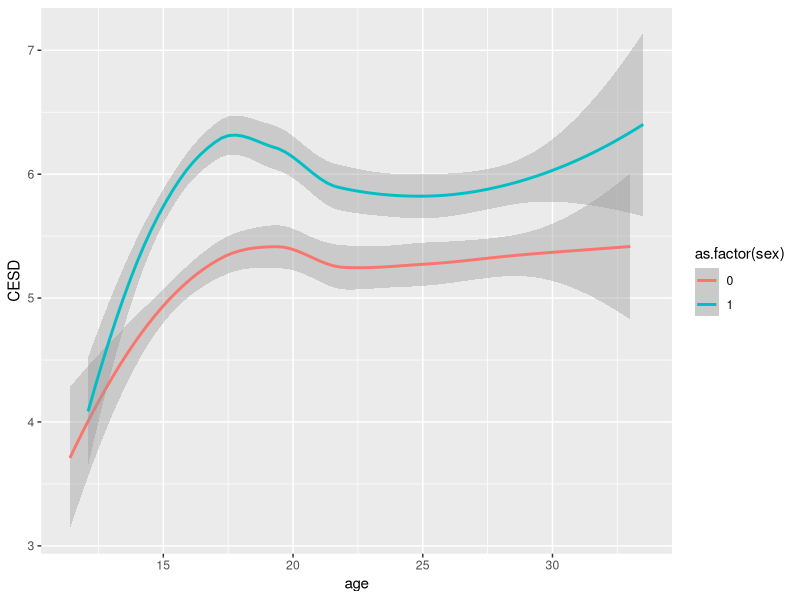

Recreate this plot in R.
library(ggplot2)


add = read.csv('../data/add_recode.csv')
add$wave = as.factor(add$wave)
add$race = as.factor(add$race)

ggplot(add, aes(y=CESD, x=age, col=as.factor(sex))) +
  geom_smooth(method='loess')